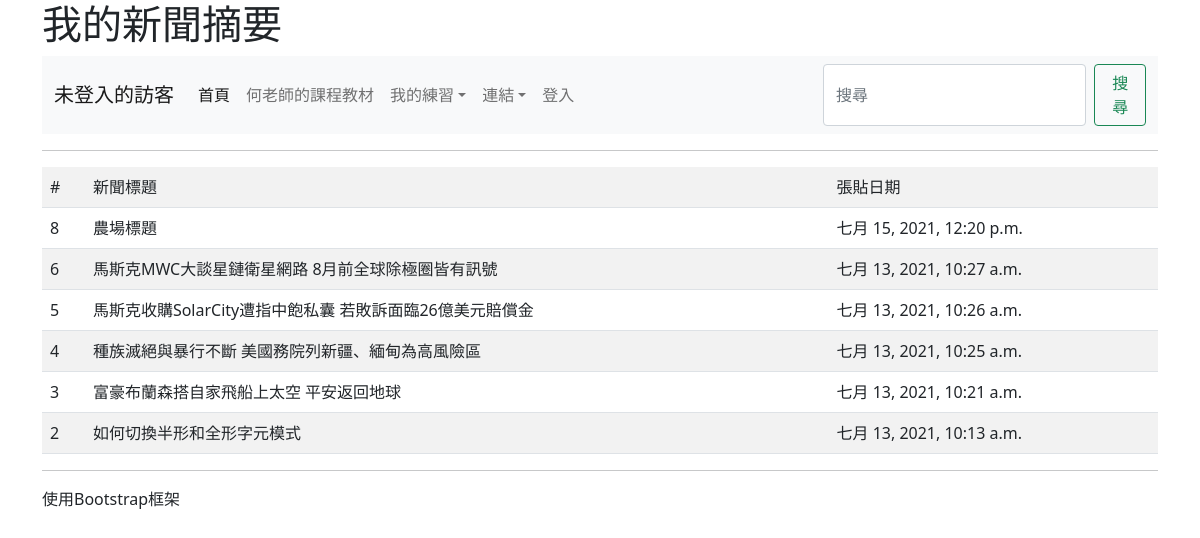
Page /news/ on the committed database.
### mysite/models.py (models this page shows, shortened)
class Post(models.Model):
    title = models.CharField(max_length=200)
    content = models.TextField()
    pub_date = models.DateTimeField(default=timezone.now)
    class Meta:
        ordering = ('-pub_date',)

### mysite/views.py (the view)
# urls.py: path('news/',views.news),
def news(request):
    posts = Post.objects.all()
    return render(request, "news.html", locals())

### templates/news.html (shortened to what this page needs)
{% extends "base.html" %}
{% block main %}
    <table class="table table-striped">
    <tr>
        <td>#</td>  <td>新聞標題</td>  <td>張貼日期</td>
    </tr>
    {% for post in posts %}
    <tr>
        <td>{{ post.id }}</td>
        <td>
            {% if request.user.is_authenticated %}
                <a href="/show/{{ post.id }}/">{{ post.title }}</a>
            {% else %}
                {{ post.title }}
            {% endif %}
        </td>
        <td>{{ post.pub_date }}</td>
    </tr>
    {% endfor %}
    </table>
{% endblock %}

### rows in the picture
Post: id "8", title "農場標題", pub_date "七月 15, 2021, 12:20 p.m."
Post: id "6", title "馬斯克MWC大談星鏈衛星網路 8月前全球除極圈皆有訊號", pub_date "七月 13, 2021, 10:27 a.m."
Post: id "5", title "馬斯克收購SolarCity遭指中飽私囊 若敗訴面臨26億美元賠償金", pub_date "七月 13, 2021, 10:26 a.m."
Post: id "4", title "種族滅絕與暴行不斷 美國務院列新疆、緬甸為高風險區", pub_date "七月 13, 2021, 10:25 a.m."
Post: id "3", title "富豪布蘭森搭自家飛船上太空 平安返回地球", pub_date "七月 13, 2021, 10:21 a.m."
Post: id "2", title "如何切換半形和全形字元模式", pub_date "七月 13, 2021, 10:13 a.m."
